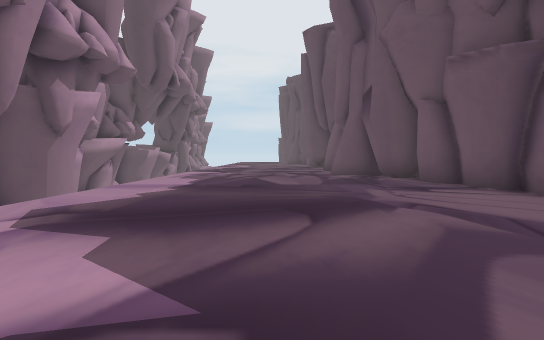
view 1 (above)

17 first-person views from a walk through a scene from a Unity 3-D project. The camera is 1.3 m above the floor, tilts 2° down and sees 70° across. The floor is counted in squares, 2 m on a side. Each view is taken from the middle of a square. On the plan, view 1 faces up. The plan holds only what a view shows up to about 11 squares ahead; the rest is blank. The place goes on beyond the plan. The player is left out. Some surface patterns are stand-ins.

view 2
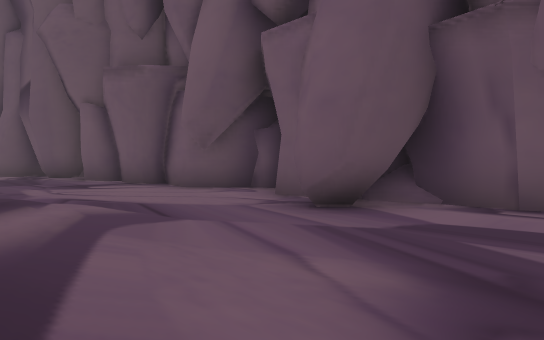

view 3
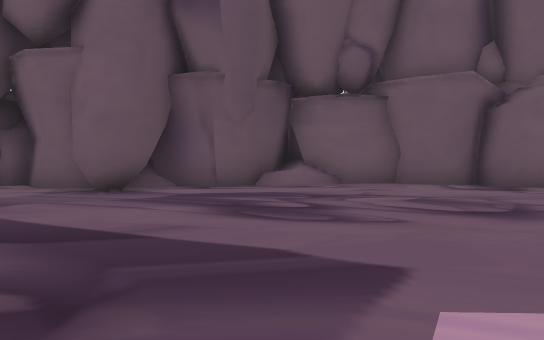

view 4
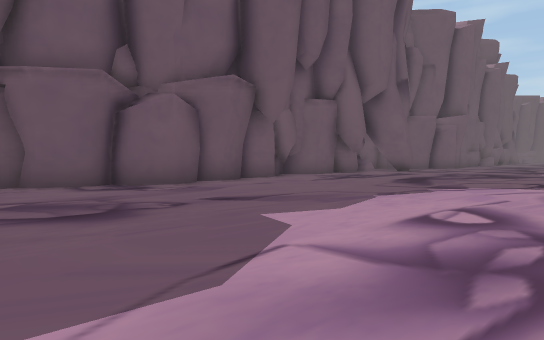

view 5
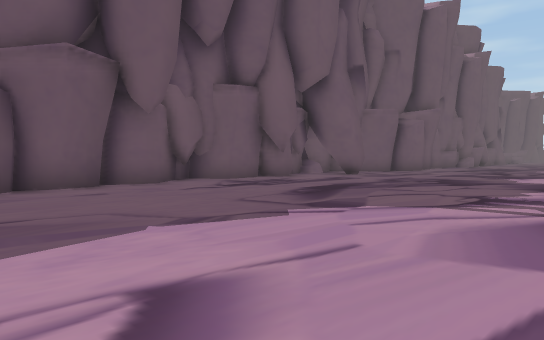

view 6
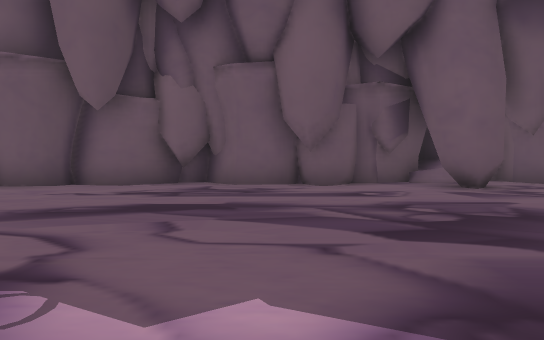

view 7
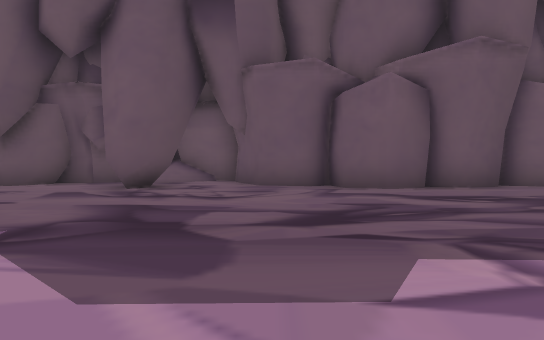

view 8
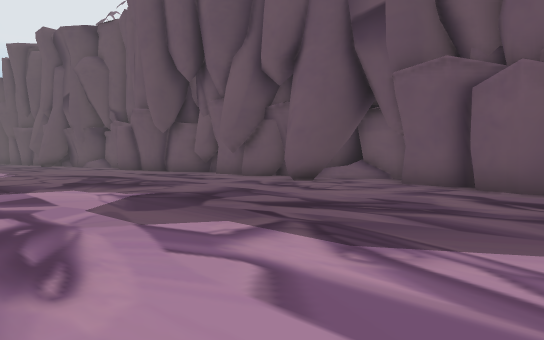

view 9
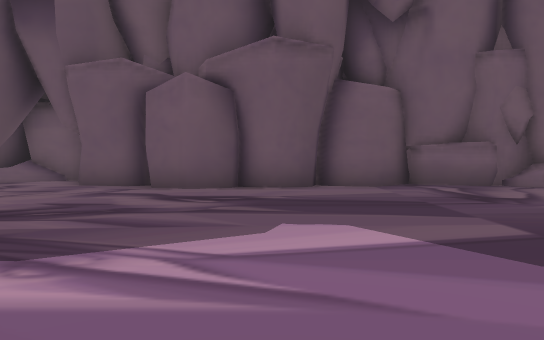

view 10
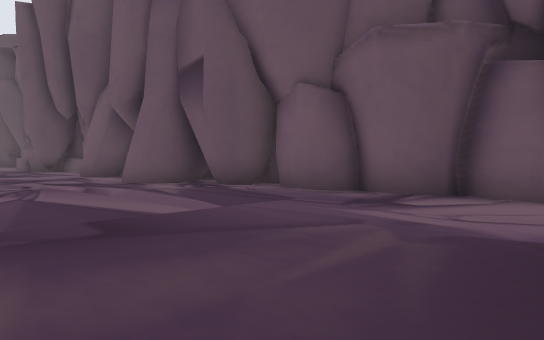

view 11
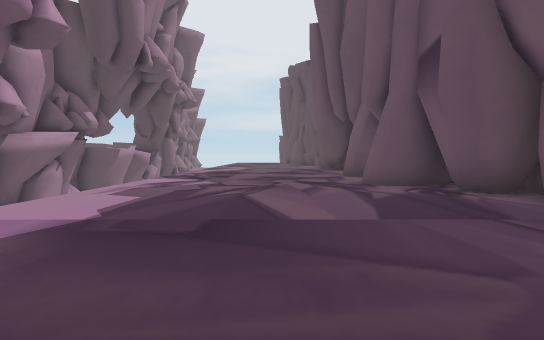

view 12
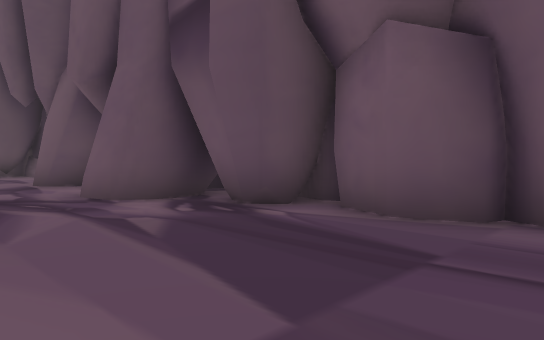

view 13
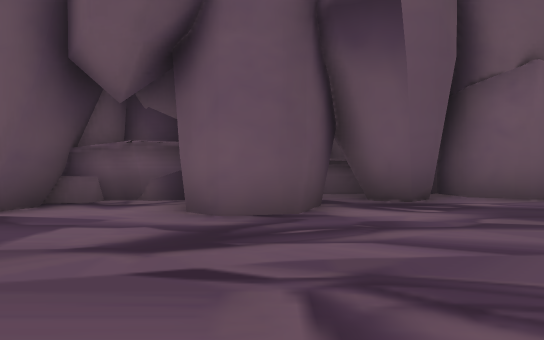

view 14
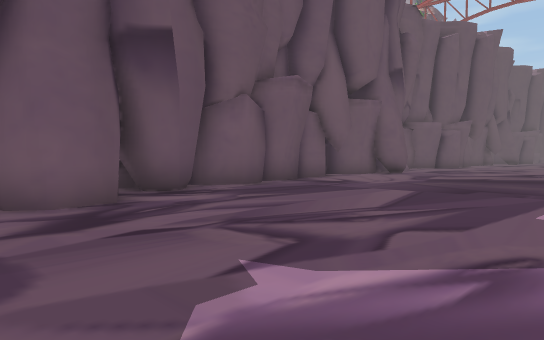

view 15
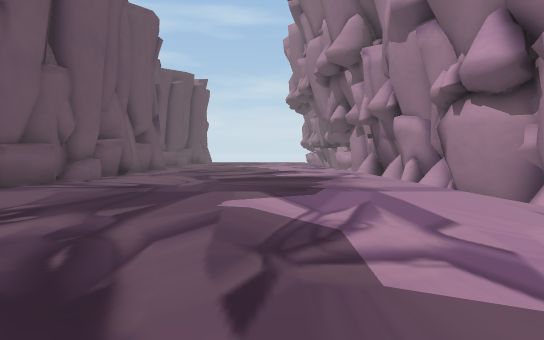

view 16
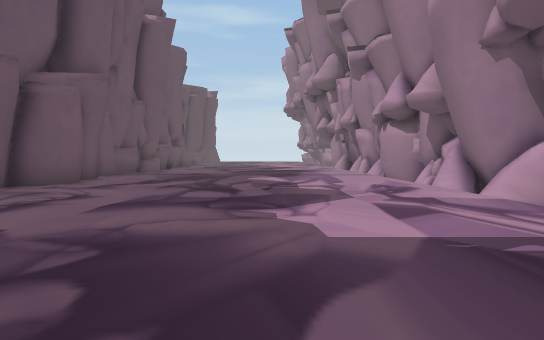

view 17
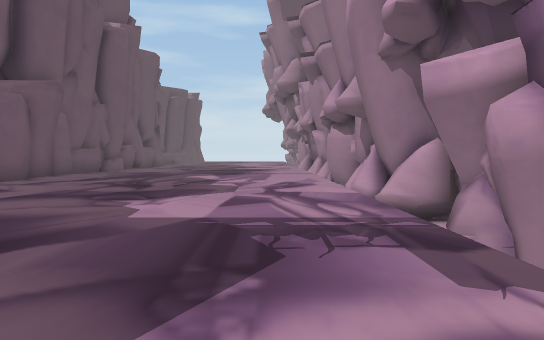

### Floor plan
Key: @ floor where view 1 was taken; # wall or solid block; . main floor; - floor 1.25 m lower than the main floor; = window, fence, low wall or low ledge; ^ raised ledge; v drop or lower ground.
Columns run from 5 left of view 1 to 8 right of it. Each row starts with its distance up from view 1.
 16   .......#
 15   ......##
 14   ......###
 13   .......##
 12   .......##
 11   .......##
 10   .......##
  9   .......##
  8   ........#
  7   ........#
  6   ........#
  5   ........##
  4   ........##
  3    .......##
  2    ......###
  1     .......#
  0    ..@.....#
 -1   .........##
 -2   .........=#
 -3   ..........#
 -4   .........##
 -5   .........#
 -6   ........##
 -7   ........##
 -8   .........#
 -9   .........#
-10    ........#
-11    ........#
-12    ........##
-13    ........##
-14   .........#
-15   .........#
-16   .........##
-17   ..........#
-18 # ........##^#
-19 # ..........^^
-20 # ..........#
-21   .........##
-22 # .........#
-23 # ........##
-24 # ........#
-25 # ........##
-26 # .........#
-27 # .........#
-28 # .........#
-29 #v.........#
-30 #-.........#
-31 #v........##

Positions as (right, up) in squares from view 1, and headings:
1: (0, 0), facing up
2: (0, -1), facing up-right
3: (-3, -1), facing right
4: (-3, -2), facing down-right
5: (-3, -6), facing down-right
6: (-3, -14), facing right
7: (-3, -21), facing right
8: (-3, -25), facing up-right
9: (-3, -25), facing right
10: (-2, 5), facing up-right
11: (0, 5), facing up
12: (0, 8), facing up-right
13: (-2, 14), facing right
14: (-3, 16), facing down-right
15: (0, -20), facing down
16: (0, -14), facing down
17: (-2, -13), facing down
